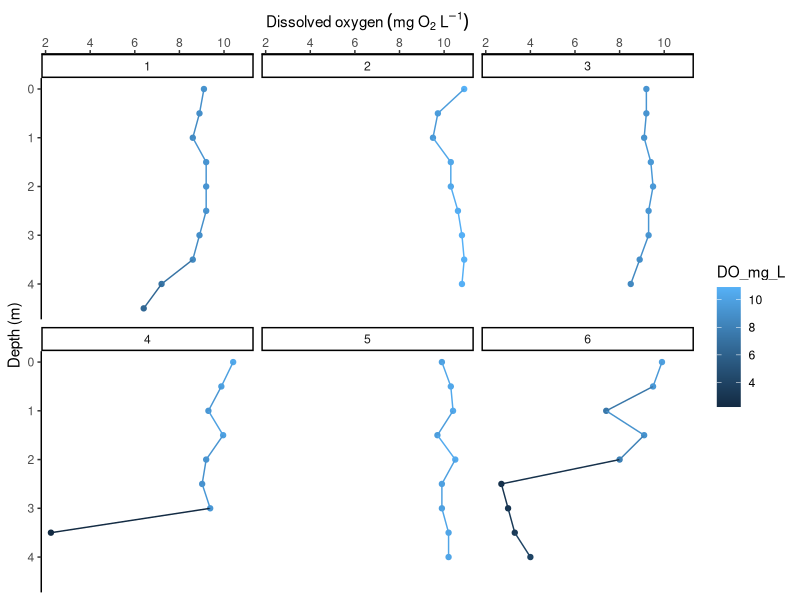
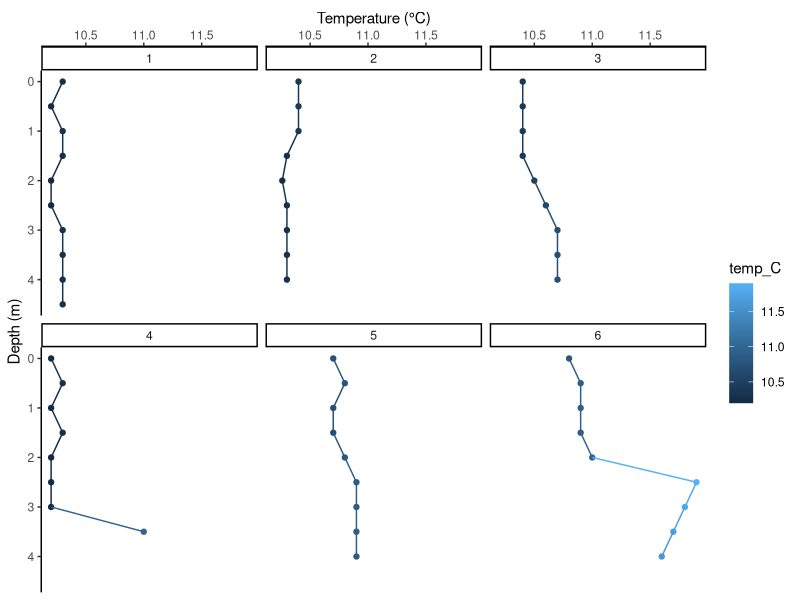
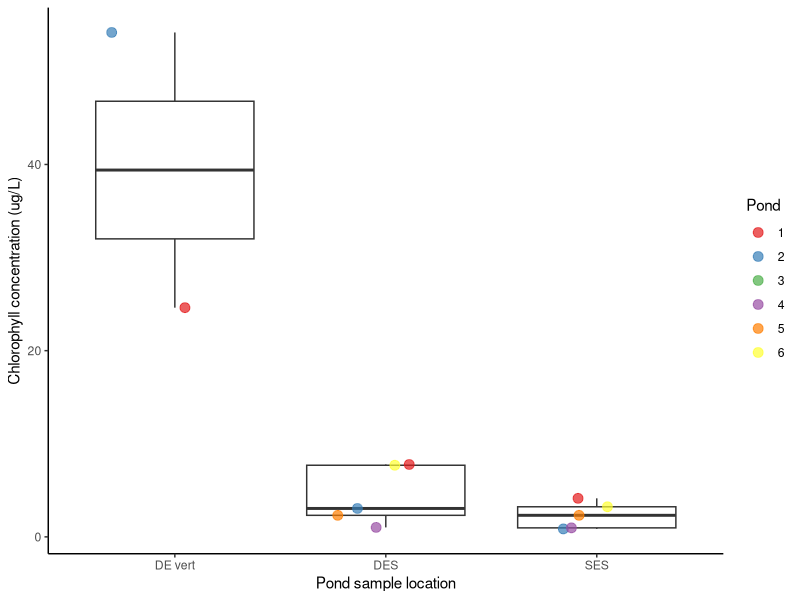
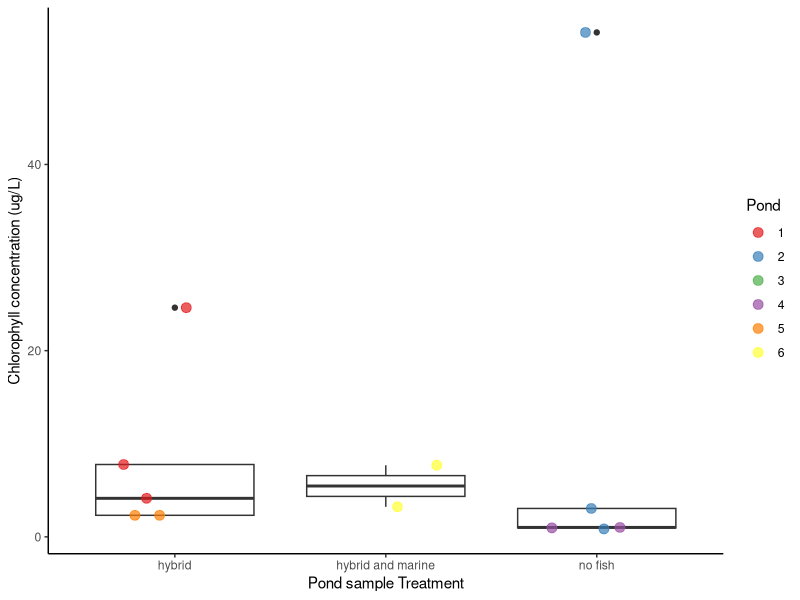
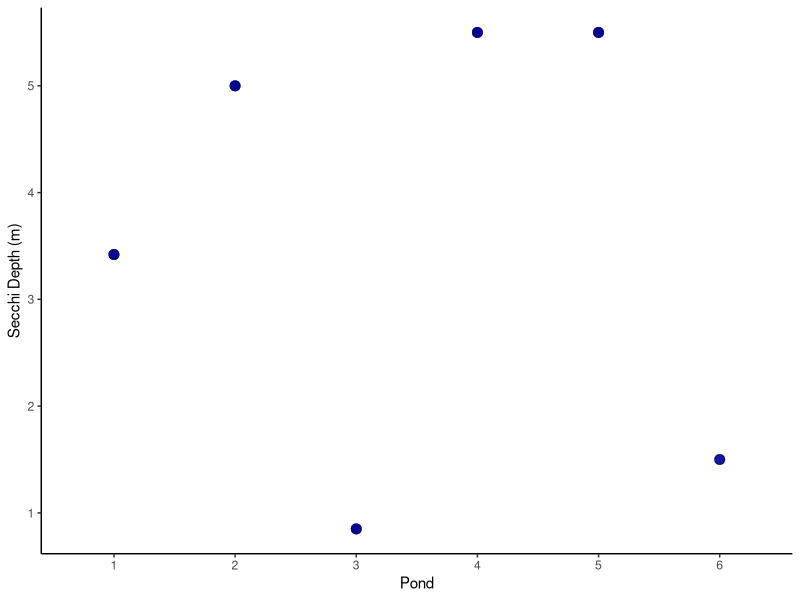
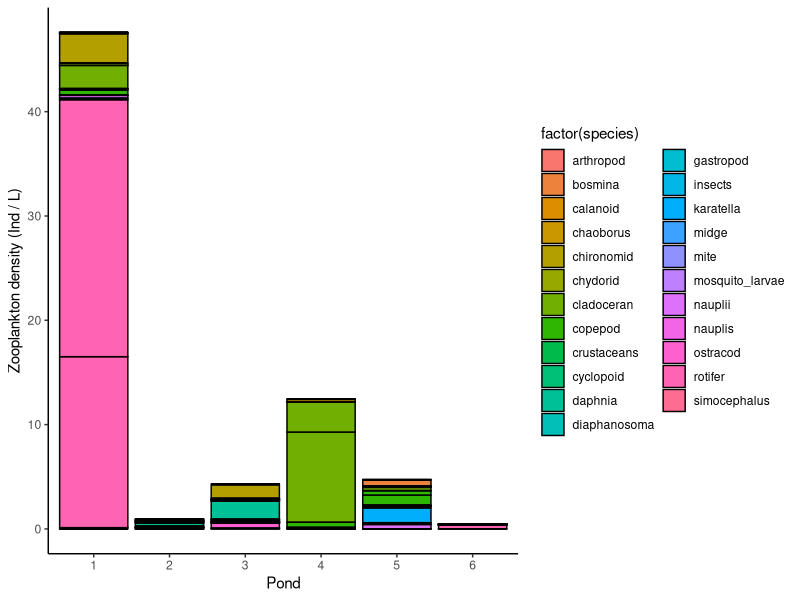
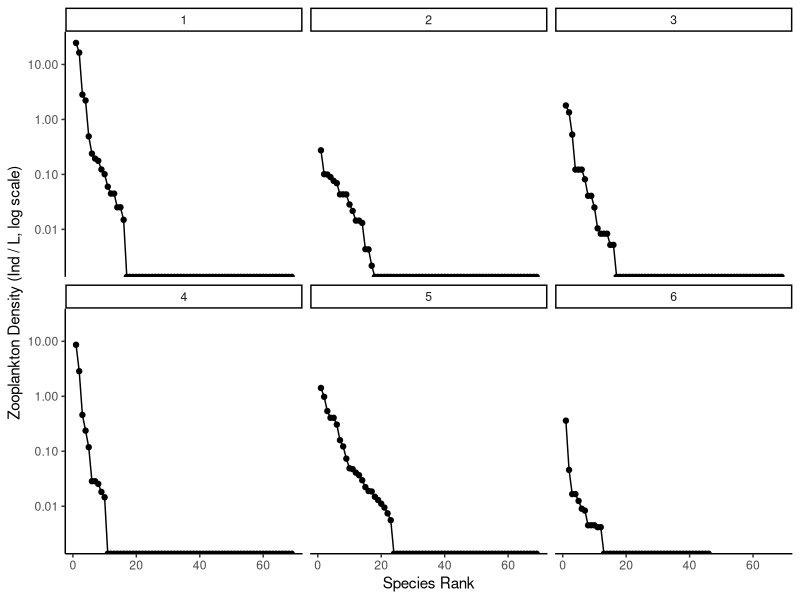
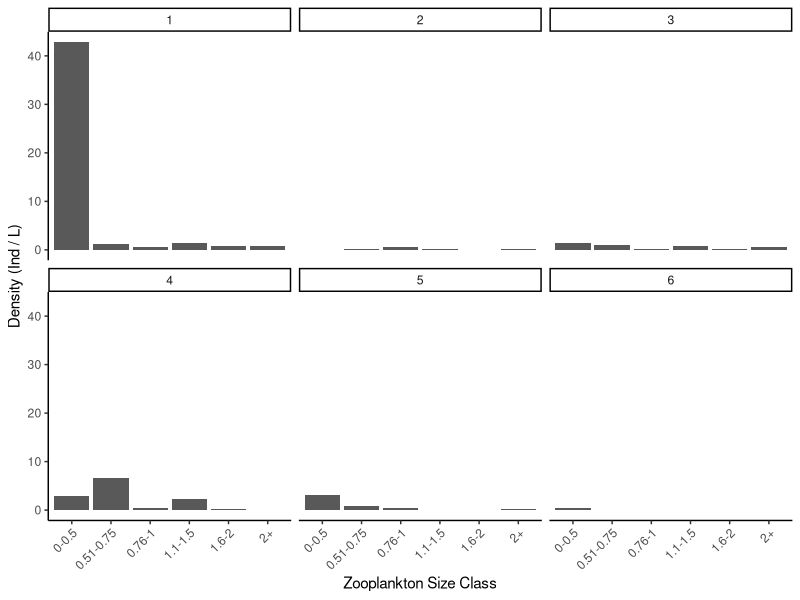

Reproduce these figures in R, in order. (Note: this script raises an error after producing the figures.)
## ---- chunk 1
# load packages
install.packages("vegan")
library(tidyverse)
library(ggplot2)
library(dplyr)
library(vegan)
## ---- chunk 2
# Set working directory
#setwd("~/Documents/BIOL402") <-- possibly different file path on your computer
## ---- chunk 3
profile_data <- read.csv("../data/402_Ponds_YSI_2025.csv") 
water_quality <- read.csv("../data/402_Ponds_water_quality_2025.csv")
zoop_size <- read.csv("../data/BIOL402_zoop_sizes.csv")
zoop_class <- read.csv("../data/BIOL402_zoop_class.csv") 
## ---- chunk 4
colnames(profile_data)
## ---- chunk 5
colnames(water_quality)
## ---- chunk 6
colnames(zoop_size)
## ---- chunk 7
colnames(zoop_class)
## ---- chunk 8
dissolved_o2_plot <- profile_data %>%
  ggplot(aes( x = depth_m, y = DO_mg_L,color=DO_mg_L)) +
  theme_classic() +
  geom_point() + 
  geom_line() +
  xlab("Depth (m)")+  ylab(expression(Dissolved~oxygen~(mg~O[2]~L^-1)))+ 
  scale_y_continuous(position = "right") +
  scale_x_reverse() + 
  coord_flip() + 
  facet_wrap(~pond)
dissolved_o2_plot
## ---- chunk 9
temperature_profile <- profile_data %>%
  ggplot(aes( x = depth_m, y = temp_C,color= temp_C)) +
  theme_classic() +
  geom_point() + 
  geom_line() +
  labs(x = "Depth (m)",  y = "Temperature (°C)")+
  scale_y_continuous(position = "right") +
  scale_x_reverse() + 
  coord_flip() + 
  facet_wrap(~pond)

temperature_profile
## ---- chunk 10
water_quality_plot_bylocation <- water_quality %>%
  ggplot(aes(x = location, 
             y = chla.ug_L.sample.water)) + 
  geom_boxplot() + 
  geom_jitter(aes(color = factor(pond)),
              width = 0.3, size = 3, alpha = 0.7) +
  scale_color_brewer(palette = "Set1") + 
  theme_classic() + 
  xlab("Pond sample location") + 
  ylab("Chlorophyll concentration (ug/L)") +
  labs(color = "Pond")

water_quality_plot_bylocation



## ---- chunk 11
water_quality_plot_bytreatment <- water_quality %>%
  ggplot(aes(x = treatment, 
             y = chla.ug_L.sample.water)) + 
  geom_boxplot() + 
  geom_jitter(aes(color = factor(pond)),
              width = 0.3, size = 3, alpha = 0.7) +
  scale_color_brewer(palette = "Set1") + 
  theme_classic() + 
  xlab("Pond sample Treatment") + 
  ylab("Chlorophyll concentration (ug/L)") +
  labs(color = "Pond")

water_quality_plot_bytreatment

## ---- chunk 12
ggplot(water_quality, aes(x = factor(pond), y = secchi_depth_M)) +
  geom_point(size = 3, color = "darkblue", alpha = 0.7) +
  theme_classic() +
  xlab("Pond") +
  ylab("Secchi Depth (m)")


## ---- chunk 13

zoop_class_long <- zoop_class %>%
  pivot_longer(
    cols = copepod:mite,  # Specify the columns to pivot
    names_to = "species",            # New column for species names
    values_to = "count"              # New column for counts
  )

# View the reshaped dataframe
print(zoop_class_long)


## ---- chunk 14
zoop_class2 <- zoop_class_long %>%
  mutate(
    density_count_per_L = (count / processed_sample_mL) *
              total_sample_mL / tow_volume_L
  )

print(zoop_class2)
colnames(zoop_class2)

## ---- chunk 15
zoop_class_plot <- zoop_class2 %>%
  ggplot(aes(x = factor(pond),
             y = density_count_per_L,
             fill = factor(species))) +
  geom_bar(stat = "identity", color = "black") +
  theme_classic() +
  ylab("Zooplankton density (Ind / L)") +
  xlab("Pond")

zoop_class_plot

## ---- chunk 16
rank_df <- zoop_class2 %>%
  group_by(pond) %>%
  arrange(pond, desc(density_count_per_L)) %>%
  mutate(rank = row_number()) %>%
  ungroup()

ggplot(rank_df, aes(x = rank, y = density_count_per_L)) +
  geom_line() +
  geom_point() +
  scale_y_log10() +
  theme_classic() +
  labs(x = "Species Rank",
       y = "Zooplankton Density (Ind / L, log scale)") +
  facet_wrap(~ pond)

## ---- chunk 17
zoop_size_long <- zoop_size %>%
  pivot_longer(
    cols = starts_with("X"),          
    names_to = "size_class",
    values_to = "count"
  ) %>%
  mutate(size_class = case_when(
    size_class == "X.0.5"       ~ "0-0.5",
    size_class == "X0.51.0.75"  ~ "0.51-0.75",
    size_class == "X0.76.1"     ~ "0.76-1",
    size_class == "X1.1.1.5"    ~ "1.1-1.5",
    size_class == "X1.6.2"      ~ "1.6-2",
    size_class == "X.2.1"       ~ "2+",
    TRUE ~ size_class
  )) %>%
  
  mutate(size_class = factor(size_class, levels = c("0-0.5","0.51-0.75","0.76-1","1.1-1.5","1.6-2","2+"))) %>%
  
  mutate(density_count_per_L = (count / processed_sample_mL) * total_sample_mL / tow_volume_L)

print(zoop_size_long)
## ---- chunk 18

ggplot(zoop_size_long, aes(x = size_class, y = density_count_per_L)) +
  geom_bar(stat = "identity") +
  facet_wrap(~ pond) +
  theme_classic() +
  labs(x = "Zooplankton Size Class",
       y = "Density (Ind / L)",
       fill = "Size Class") +
  theme(axis.text.x = element_text(angle = 45, hjust = 1))


## ---- chunk 19
#COPIED FROM 2024 CLASS, WILL NEED WORK TO ADOPT FOR OUR DATA

# Now we can do some diversity analyses and plots using the "vegan" package in R


# To make the dataframe easier to work with, we can set the first column (pond_id) to be the name for each row and get rid of the column itself.
zoops2<-as.data.frame(zoops2)
rownames(zoops2) <- zoops2$pond_ID #making the first column of zoops2 ()

zoops_cleaned <- zoops_long %>%
  select(-tow_diameter_m, -tow_length_m, -NOTES) %>%  # Remove unnecessary columns
  filter(count > 0) %>%  # Optionally filter out counts that are zero
  pivot_wider(names_from = species, values_from = count, values_fill = list(count = 0))  # Create a community matrix

# Prepare the data for NMDS
community_matrix <- zoops_cleaned %>%
  select(-pond_ID, -treatment, -tow_location) %>%  # Exclude non-numeric columns
  as.matrix()  # Convert to matrix for vegan

# Run NMDS
nmds_result <- metaMDS(community_matrix, k = 2)

# Create a dataframe with NMDS scores
nmds_scores <- as.data.frame(scores(nmds_result)) %>%
  rownames_to_column(var = "sample") %>%
  left_join(zoops_cleaned %>% select(sample = row_number(), treatment), by = "sample")

# Plot NMDS with polygons for treatment
ggplot(nmds_scores, aes(x = NMDS1, y = NMDS2, color = treatment)) +
  geom_point(size = 3) +
  geom_polygon(aes(fill = treatment), alpha = 0.3, color = NA) +  # Add polygons
  theme_classic() +
  labs(title = "NMDS Plot with Treatment Polygons", x = "NMDS 1", y = "NMDS 2") +
  theme(legend.position = "right")

